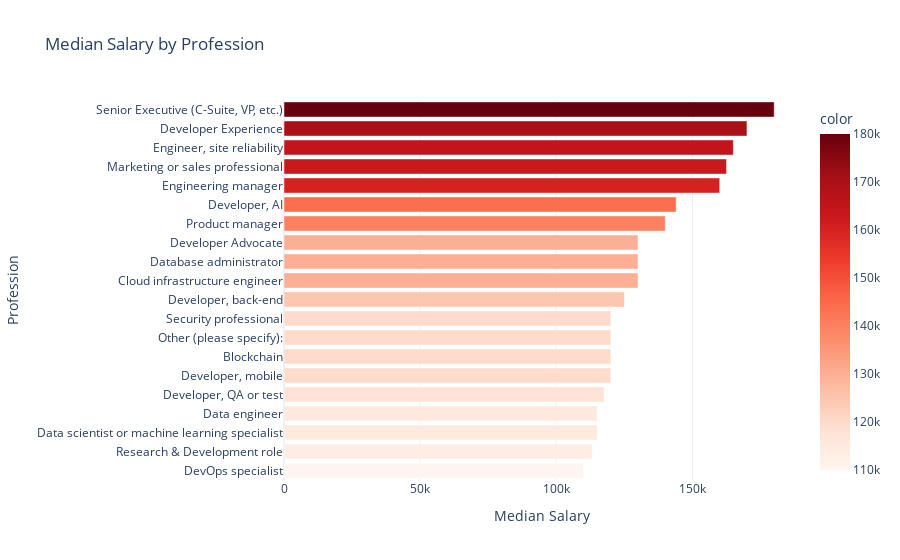

Notebook code cell kept with this figure:
### Markdown cell above
-------------------------------------------------------------------------------------------------------------------------------------------------

### Code cell
# salaries of the people
df["CompTotal"] = pd.to_numeric(df["CompTotal"], errors="coerce")
data = df.dropna(subset=["CompTotal"])
median_salary_by_profession = data.groupby("DevType")["CompTotal"].median()
alh_cnts = median_salary_by_profession.sort_values(ascending=True).tail(20)
fig3 = px.bar(
    x=alh_cnts.values,
    y=alh_cnts.index,
    orientation="h",
    title="Median Salary by Profession",
    color=alh_cnts.values,
    color_continuous_scale="Reds",
    labels={"x": "Median Salary", "y": "Profession"},
)
fig3.update_layout(
    xaxis_title="Median Salary", yaxis_title="Profession", template="plotly_white"
)
fig3.show()

### Figure 1 — Plotly figure (JSON) as saved in the notebook; plotly's stock layout.template omitted (floating-point values rounded to 4 significant figures)
{"data": [{"alignmentgroup": "True", "hovertemplate": "Median Salary=%{x}<br>Profession=%{y}<br>color=%{marker.color}<extra></extra>", "legendgroup": "", "marker": {"color": [110000, 113200, 115000, 115000, 117500, 120000, 120000, 120000, 120000, 125000, 130000, 130000, 130000, 140000, 144000, 160000, 162500, 165000, 170000, 180000], "coloraxis": "coloraxis", "pattern": {"shape": ""}}, "name": "", "offsetgroup": "", "orientation": "h", "showlegend": false, "textposition": "auto", "type": "bar", "x": [110000, 113200, 115000, 115000, 117500, 120000, 120000, 120000, 120000, 125000, 130000, 130000, 130000, 140000, 144000, 160000, 162500, 165000, 170000, 180000], "xaxis": "x", "y": ["DevOps specialist", "Research & Development role", "Data scientist or machine learning specialist", "Data engineer", "Developer, QA or test", "Developer, mobile", "Blockchain", "Other (please specify):", "Security professional", "Developer, back-end", "Cloud infrastructure engineer", "Database administrator", "Developer Advocate", "Product manager", "Developer, AI", "Engineering manager", "Marketing or sales professional", "Engineer, site reliability", "Developer Experience", "Senior Executive (C-Suite, VP, etc.)"], "yaxis": "y"}], "layout": {"barmode": "relative", "coloraxis": {"colorbar": {"title": {"text": "color"}}, "colorscale": [[0, "rgb(255,245,240)"], [0.125, "rgb(254,224,210)"], [0.25, "rgb(252,187,161)"], [0.375, "rgb(252,146,114)"], [0.5, "rgb(251,106,74)"], [0.625, "rgb(239,59,44)"], [0.75, "rgb(203,24,29)"], [0.875, "rgb(165,15,21)"], [1, "rgb(103,0,13)"]]}, "legend": {"tracegroupgap": 0}, "title": {"text": "Median Salary by Profession"}, "xaxis": {"anchor": "y", "domain": [0, 1], "title": {"text": "Median Salary"}}, "yaxis": {"anchor": "x", "domain": [0, 1], "title": {"text": "Profession"}}}}
